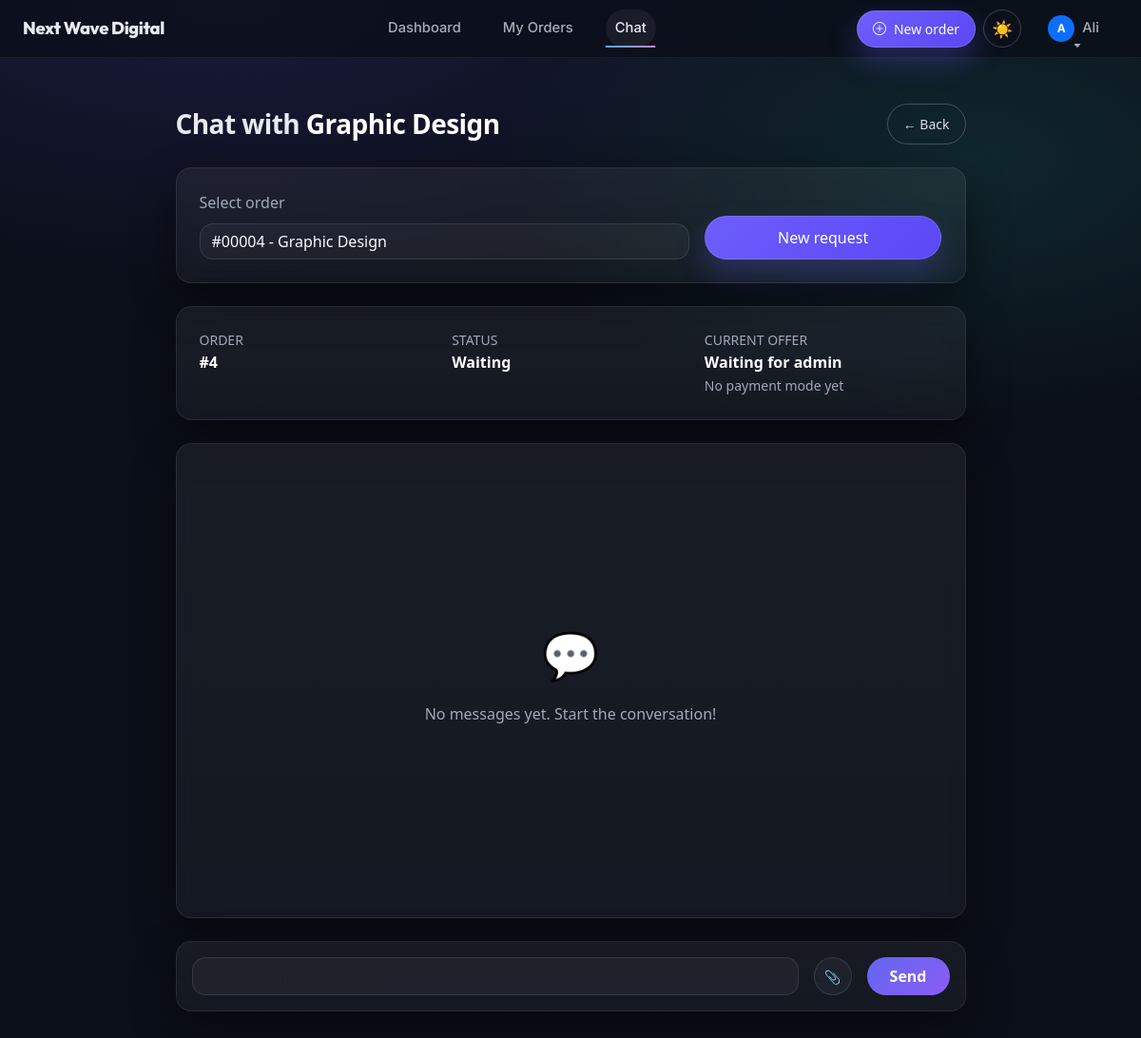
Page /user/chat/inbox.php (signed in) on the committed database.
### tables this page shows
CREATE TABLE orders (
    id INT AUTO_INCREMENT PRIMARY KEY,
    user_id INT NOT NULL,
    service_id INT NOT NULL,
    short_desc VARCHAR(255) NOT NULL,
    detailed_desc TEXT NOT NULL,
    client_budget DECIMAL(10,2) DEFAULT NULL,
    offered_price DECIMAL(10,2) DEFAULT NULL,
    payment_mode ENUM('full','milestone') DEFAULT NULL,
    offer_status ENUM('waiting','offered','countered','accepted','rejected') DEFAULT 'waiting',
    milestone_plan LONGTEXT DEFAULT NULL,
    status ENUM('pending','approved','rejected') DEFAULT 'pending',
    progress_percent INT NOT NULL DEFAULT 0,
    created_at TIMESTAMP DEFAULT CURRENT_TIMESTAMP,
    completed_at DATETIME DEFAULT NULL,

    FOREIGN KEY (user_id) REFERENCES users(id) ON DELETE CASCADE,
    FOREIGN KEY (service_id) REFERENCES services(id) ON DELETE CASCADE
);

CREATE TABLE services (
    id INT AUTO_INCREMENT PRIMARY KEY,
    title VARCHAR(150) NOT NULL,
    short_description TEXT NOT NULL,
    image VARCHAR(255),
    price DECIMAL(10,2) NOT NULL DEFAULT 0,
    status ENUM('active','inactive') DEFAULT 'active',
    created_at TIMESTAMP DEFAULT CURRENT_TIMESTAMP
);

### user/chat/inbox.php (the view, shortened to what this page needs)
<?php
require_once "../../includes/db.php";
$user_id = $_SESSION[USER_SESSION];
$selected_order_id = isset($_GET['order_id']) ? (int) $_GET['order_id'] : 0;
$orders = mysqli_query(
    $conn,
    "SELECT orders.*, services.title AS service_title
     FROM orders
     JOIN services ON services.id = orders.service_id
     WHERE orders.user_id = $user_id
     ORDER BY orders.id DESC"
);
if ($selected_order_id <= 0 && $orders instanceof mysqli_result && mysqli_num_rows($orders) > 0) {
    $firstOrder = mysqli_fetch_assoc($orders);
    $selected_order_id = (int) $firstOrder['id'];
    mysqli_data_seek($orders, 0);
}
$selectedOrder = null;
if ($selected_order_id > 0) {
    $selectedOrderQuery = mysqli_query(
        $conn,
        "SELECT orders.*, services.title AS service_title
         FROM orders
         JOIN services ON services.id = orders.service_id
         WHERE orders.id = {$selected_order_id} AND orders.user_id = {$user_id}
         LIMIT 1"
    );
    $selectedOrder = $selectedOrderQuery ? mysqli_fetch_assoc($selectedOrderQuery) : null;
}
$messages = $selectedOrder
    ? mysqli_query($conn, "SELECT * FROM chats WHERE order_id = {$selected_order_id} ORDER BY created_at ASC")
    : false;
?>
<?php require_once "../../includes/header.php"; ?>
<div class="premium-wrapper">
    <div class="container py-4 py-md-5">
        <div class="row justify-content-center">
            <div class="col-lg-10 col-xl-9">
                <div class="d-flex justify-content-between align-items-center mb-4">
                    <h3 class="fw-bold m-0">Chat with <span class="text-white"><?= $selectedOrder ? htmlspecialchars($selectedOrder['service_title']) : 'Admin'; ?></span></h3>
                    <a href="<?= BASE_URL ?>/user/dashboard.php" class="btn btn-sm btn-outline-light">← Back</a>
                </div>
                <div class="glass-card mb-4 p-4">
                    <form method="GET" class="row g-3 align-items-end">
                        <div class="col-md-8">
                            <label class="form-label text-secondary">Select order</label>
                            <select name="order_id" class="form-select form-control-dark" onchange="this.form.submit()">
                                <?php if ($orders instanceof mysqli_result): ?>
                                    <?php while ($order = mysqli_fetch_assoc($orders)): ?>
                                        <option value="<?= (int) $order['id']; ?>" <?= $selected_order_id === (int) $order['id'] ? 'selected' : ''; ?>>
                                            #<?= str_pad((int) $order['id'], 5, '0', STR_PAD_LEFT); ?> - <?= htmlspecialchars($order['service_title']); ?>
                                        </option>
                                    <?php endwhile; ?>
                                <?php endif; ?>
                            </select>
                        </div>
                        <div class="col-md-4">
                            <a href="<?= BASE_URL ?>/user/services.php" class="btn btn-primary w-100">New request</a>
                        </div>
                    </form>
                </div>
                <?php if ($selectedOrder): ?>
                    <div class="glass-card mb-4 p-4">
                        <div class="row g-3">
                            <div class="col-md-4">
                                <div class="small text-secondary text-uppercase">Order</div>
                                <div class="fw-bold text-white">#<?= (int) $selectedOrder['id']; ?></div>
                            </div>
                            <div class="col-md-4">
                                <div class="small text-secondary text-uppercase">Status</div>
                                <div class="fw-bold text-white"><?= ucfirst($selectedOrder['offer_status']); ?></div>
                            </div>
                            <div class="col-md-4">
                                <div class="small text-secondary text-uppercase">Current offer</div>
                                <div class="fw-bold text-white">
                                    <?= !empty($selectedOrder['offered_price']) ? '$' . number_format((float) $selectedOrder['offered_price'], 2) : 'Waiting for admin'; ?>
                                </div>
                                <div class="small text-secondary">
                                    <?= !empty($selectedOrder['payment_mode']) ? htmlspecialchars(formatPaymentMode($selectedOrder['payment_mode'])) : 'No payment mode yet'; ?>
                                </div>
                            </div>
                        </div>
                    </div>
                <?php endif; ?>
                <div class="text-secondary glass-card mb-4 chat-container p-4" style="height: 500px; overflow-y: auto; display: flex; flex-direction: column; gap: 15px; border-top: 4px solid #6366f1;">
                    <?php if ($messages && mysqli_num_rows($messages) > 0): ?>
                        <?php while ($msg = mysqli_fetch_assoc($messages)): ?>
                            <?php $isUser = ($msg['sender_role'] === 'user'); ?>
                            <div class="d-flex <?= $isUser ? 'justify-content-end' : 'justify-content-start'; ?>">
                                <div style="max-width: 70%; padding: 12px 18px; border-radius: 16px; <?= $isUser ? 'background: linear-gradient(135deg, #4f46e5, #7c3aed); color: white; border-bottom-right-radius: 4px;' : 'background: rgba(255, 255, 255, 0.05); border: 1px solid rgba(255, 255, 255, 0.1); color: #e2e8f0; border-bottom-left-radius: 4px;'; ?>">
                                    <div style="font-size: 0.75rem; opacity: 0.8; margin-bottom: 5px; font-weight: 600; text-transform: uppercase;">
                                        <?= $isUser ? 'You' : 'Admin'; ?>
                                    </div>
                                    <?php if (!empty($msg['message'])): ?>
                                        <div style="line-height: 1.5; font-size: 0.95rem; white-space: pre-wrap; word-break: break-word;"><?= htmlspecialchars($msg['message']); ?></div>
                                    <?php endif; ?>
                                    <?php if (!empty($msg['file'])): ?>
                                        <?php $ext = strtolower(pathinfo($msg['file'], PATHINFO_EXTENSION)); ?>
                                        <?php if (in_array($ext, ['jpg','jpeg','png'], true)): ?>
                                            <img src="../../uploads/chat/<?php echo $msg['file']; ?>" class="img-fluid mt-2 rounded" style="max-width: 220px; border: 2px solid rgba(255,255,255,0.2);">
                                        <?php else: ?>
                                            <a href="../../uploads/chat/<?php echo $msg['file']; ?>" class="btn btn-sm mt-2" style="background: rgba(255,255,255,0.2); color: white; border: none;" download>
                                                Download <?= strtoupper($ext) ?>
                                            </a>
                                        <?php endif; ?>
                                    <?php endif; ?>
                                    <div class="text-end mt-1" style="font-size: 0.7rem; opacity: 0.6;">
                                        <?= date("H:i", strtotime($msg['created_at'])); ?>
                                    </div>
                                </div>
                            </div>
                        <?php endwhile; ?>
                    <?php else: ?>
                        <div class="h-100 d-flex flex-column align-items-center justify-content-center text-secondary">
                            <div style="font-size: 3rem; margin-bottom: 10px;">💬</div>
                            <p>No messages yet. Start the conversation!</p>
                        </div>
                    <?php endif; ?>
                </div>
                <div class="text-secondary glass-card p-3">
                    <form method="POST" enctype="multipart/form-data" class="d-flex gap-3 align-items-center">
                        <input type="text" name="message" class="text-secondary form-control form-control-dark py-2"
                               placeholder="Type your message here..." style="border-radius: 20px;" <?= $selected_order_id <= 0 ? 'disabled' : ''; ?>>
                        <label class="btn btn-sm mb-0 d-flex align-items-center justify-content-center" style="background: rgba(100, 116, 139, 0.1); border: 1px solid rgba(100, 116, 139, 0.3); color: #cbd5e1; border-radius: 50%; width: 40px; height: 40px; cursor: pointer;" title="Attach File">
                            📎 <input type="file" name="file" class="d-none" accept=".jpg,.jpeg,.png,.zip" <?= $selected_order_id <= 0 ? 'disabled' : ''; ?>>
                        </label>
                        <button class="btn px-4 py-2" style="background: linear-gradient(135deg, #6366f1, #8b5cf6); color: white; border-radius: 20px; font-weight: bold; border: none;" <?= $selected_order_id <= 0 ? 'disabled' : ''; ?>>
                            Send
                        </button>
                    </form>
                </div>
            </div>
        </div>
    </div>
</div>
</body>
</html>

### assets/css/style.css (style rules this page uses)
* { margin: 0; padding: 0; box-sizing: border-box; }
body { font-family: "Segoe UI", Tahoma, Geneva, Verdana, sans-serif; background-color: #f4f6f9; color: #333; line-height: 1.6; }
a { text-decoration: none; transition: all 0.3s ease; }
.text-secondary { color: #94a3b8 !important; }
.btn { border-radius: 6px; padding: 10px 16px; font-weight: 500; }
.btn-primary { background: linear-gradient(135deg, #0d6efd, #084298); border: none; }
.form-control { border-radius: 6px; padding: 10px 12px; border: 1px solid #ced4da; }
label { font-weight: 500; margin-bottom: 6px; }
h1, h2, h3 { letter-spacing: -0.5px; }
p { line-height: 1.7; }
.glass-card { background: rgba(255, 255, 255, 0.03); border: 1px solid rgba(255, 255, 255, 0.05); box-shadow: 0 8px 32px 0 rgba(0, 0, 0, 0.3); backdrop-filter: blur(10px); -webkit-backdrop-filter: blur(10px); border-radius: 16px; color: #f8fafc; transition: all 0.3s ease; }
.form-control-dark { background: rgba(255, 255, 255, 0.03) !important; border: 1px solid rgba(255, 255, 255, 0.1) !important; color: #f8fafc !important; transition: all 0.3s ease; }

### assets/css/guest.css (style rules this page uses)
.form-control { border-radius: 12px; padding: 12px; font-size: 15px; }

### assets/css/user-modern.css (style rules this page uses)
:root { --u-bg: #0b0f19; --u-surface: rgba(255, 255, 255, 0.06); --u-surface-2: rgba(255, 255, 255, 0.08); --u-border: rgba(255, 255, 255, 0.10); --u-text: #e7eaf0; --u-muted: #a2a9b8; --u-accent: #6d5efc; --u-accent-2: #2dd4bf; --u-danger: #ef4444; --u-radius: 16px; --u-radius-lg: 22px; --u-shadow: 0 18px 45px rgba(0, 0, 0, 0.45); }
body.is-auth { background: radial-gradient(1200px 500px at 20% 0%, rgba(109, 94, 252, 0.14), transparent 60%), radial-gradient(900px 500px at 85% 15%, rgba(45, 212, 191, 0.12), transparent 55%), var(--u-bg); color: var(--u-text); }
body.is-auth .premium-wrapper, body.is-auth .index-page-wrapper { background: transparent !important; }
body.is-auth h1, body.is-auth h2, body.is-auth h3, body.is-auth h4, body.is-auth h5, body.is-auth h6 { letter-spacing: -0.02em; }
body.is-auth .text-secondary, body.is-auth .text-muted { color: var(--u-muted) !important; }
body.is-auth .glass-card, body.is-auth .card { background: linear-gradient(180deg, rgba(255, 255, 255, 0.06), rgba(255, 255, 255, 0.04)) !important; border: 1px solid rgba(255, 255, 255, 0.08) !important; border-radius: var(--u-radius) !important; box-shadow: var(--u-shadow); }
body.is-auth .btn, body.is-auth .btn-premium, body.is-auth .btn-nav-cta { border-radius: 999px; }
body.is-auth .btn-primary { background: linear-gradient(135deg, rgba(109, 94, 252, 1), rgba(90, 72, 246, 1)); border: 1px solid rgba(255, 255, 255, 0.14); box-shadow: 0 14px 30px rgba(109, 94, 252, 0.26); }
body.is-auth .btn-outline-light { border-color: rgba(255, 255, 255, 0.22); color: rgba(231, 234, 240, 0.95); }
body.is-auth .form-control, body.is-auth .form-control-dark { border-radius: 14px !important; }
body.is-auth .form-control-dark { background: rgba(255, 255, 255, 0.04) !important; border: 1px solid rgba(255, 255, 255, 0.10) !important; }

### rows in the picture
orders: service.title "Graphic Design", id "4", offer_status "Waiting"

### other values in the picture
substr(htmlspecialchars($userName), 0, 1) "A"
$userName "Ali"
